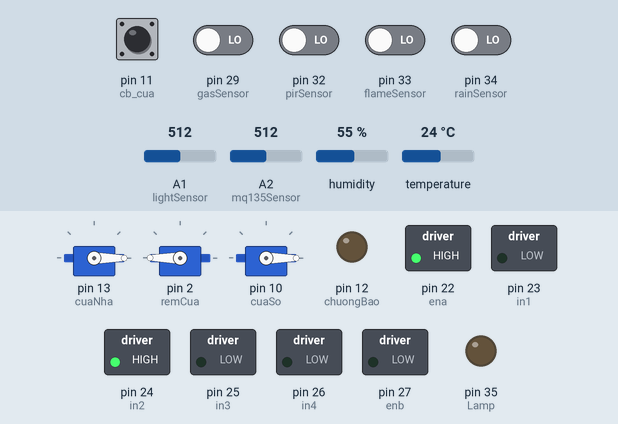
This sketch was run on a simulated Arduino Mega 2560, built with avr-gcc and run on an emulated ATmega2560. Shown: 3 × servo, switched loads named in the sketch (green lamp = pin HIGH), output pins drawn as LEDs (lit = HIGH). Dashed ring = blinking. The inputs (shaded band) are chosen by the test bench; at power-on: pin 11 (cb_cua) HIGH, pin 29 (gasSensor), pin 32 (pirSensor), pin 33 (flameSensor), pin 34 (rainSensor) LOW, A1 (lightSensor) = 512, A2 (mq135Sensor) = 512, humidity 55 %, temperature 24 °C.

Above: at 2.0 s.
2.1 s: pin 29 (gasSensor) driven HIGH
At 4.4 s:
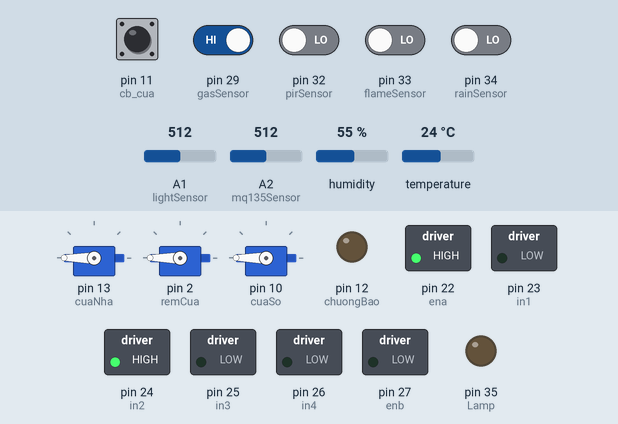
At 7.4 s:
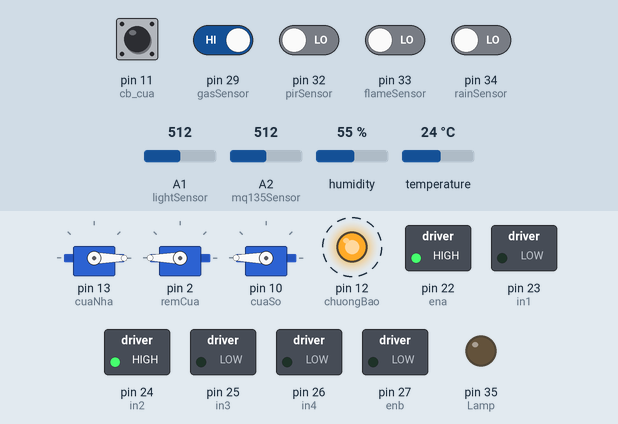
Timing chart, 0 to 14.8 s (numbered marks = the images above; inputs shaded):
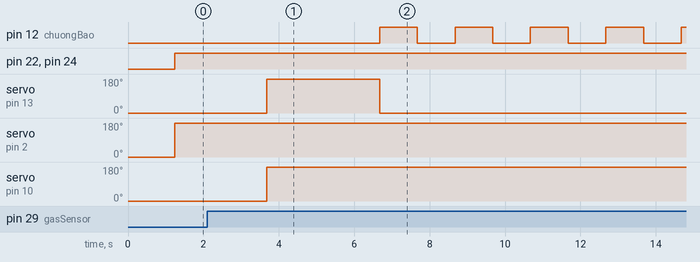

Measured:
- after the input at 2.1 s, pin 12 (chuongBao): alternates HIGH for 1.0 s and LOW for 1.0 s, starting after 4.6 s; servo on pin 13 (cuaNha): 0° → 180° after 1.6 s, → 0° 3.0 s later; servo on pin 10 (cuaSo): 0° → 180° after 1.6 s

The sketch:

case2_dieukhienthietbi.ino
```cpp
#include <Wire.h>
#include <Servo.h>
#include <LiquidCrystal.h>
#include <DHT.h>
#include "RTClib.h"
#define Lamp 35
int uuTien = 0;
RTC_DS1307 rtc;
Servo cuaNha, remCua, cuaSo;
int chuongBao = 12;
//Khai báo các chân của L298
int ena = 22;
int in1 = 23;
int in2 = 24;
int in3 = 25;
int in4 = 26;
int enb = 27;

//Khai báo RainSensor
int rainSensor = 34;

//Khai báo LightSensor
int lightSensor = A1;

//Khai báo DHT11
int DHTPIN = 28;
int DHTTYPE = DHT11;
DHT dht(DHTPIN, DHTTYPE);

//Khai báo FlameSensor
int flameSensor = 33;

//Khai báo GasSenSor
int gasSensor = 29;

//Khai báo PirSensor
int pirSensor = 32;
unsigned long thoiGianKhongCoNguoi = 2000;
unsigned long thoiGianBatDauDoKhongCoNguoi = 0;
bool coNguoi = false;

//Khai báo MQ135 (chất lượng kk)
int mq135Sensor = A2;

//Khai báo cảm biến từ
int cb_cua = 11;
int open;

void setup() {
  //#
  cuaNha.attach(13);
  setLocked(true);
  Serial1.begin(4800);
  remCua.attach(2);
  remCua.write(0);
  cuaSo.attach(10);
  cuaSo.write(0);

  //SETUP: L298
  pinMode(ena, OUTPUT);
  pinMode(in1, OUTPUT);
  pinMode(in2, OUTPUT);
  pinMode(enb, OUTPUT);
  pinMode(in3, OUTPUT);
  pinMode(in4, OUTPUT);

  //SETUP: RainSensor
  pinMode(rainSensor, INPUT);
  digitalWrite(ena, LOW);

  //SETUP: LightSensor
  pinMode(lightSensor, INPUT);

  //SETUP: DHT11
  dht.begin();

  //SETUP: Cảm biến từ
  pinMode(cb_cua, INPUT_PULLUP);

  //SETUP: Cảm biến lửa
  pinMode(flameSensor, INPUT);

  //SETUP: Cảm biến gas
  pinMode(gasSensor, INPUT);

  //SETUP: Cảm biến chất lượng KK
  pinMode(mq135Sensor, INPUT);

  //SETUP: Cảm biến chuyển động
  pinMode(pirSensor, INPUT);

  //SETUP: ĐÈN
  pinMode(Lamp, OUTPUT);
  pinMode(chuongBao, OUTPUT);

}


void loop() {

  open = digitalRead(cb_cua);               // xem cửa đóng:1 hay mở:0
  int rainValue = digitalRead(rainSensor);    //Lấy giá trị mưa
  int lightValue = analogRead(lightSensor);   //Lấy giá trị nắng
  float doAm = dht.readHumidity();            //Lấy giá trị độ ẩm
  float nhietDo = dht.readTemperature();      //Lấy giá trị nhiệt độ
  int flameValue = digitalRead(flameSensor);  //Lấy giá trị lửa
  int gasValue = digitalRead(gasSensor);      //Lấy giá trị khí gas
  int mq135Value = analogRead(mq135Sensor);   //Lấy giá trị không khí
  int pirValue = digitalRead(pirSensor);      //Lấy giá trị chuyển động

  //---------------------------------------------------------------------------------------------------

  //Xuất lên màn hình serial để kiểm tra giá trị
  //Mưa
  Serial1.println("1.Rain Sensor");
  if (rainValue == 1) {
    Serial1.println("   Co mua / Thu gian phoi!");
  } else {
    Serial1.println("   Khong co mua / Keo gian phoi!");
  }
  //Chất lượng kk
  Serial1.println("2.MQ135 Sensor");
  Serial1.print("   Chat luong kk: ");
  Serial1.println(mq135Value);
  //Chuyển động
  Serial1.println("3.Pir Sensor");
  if (pirValue == 1) {
    Serial1.println("   Co chuyen dong!");
  } else {
    Serial1.println("   Khong co chuyen dong!");
  }
  //Gas
  Serial1.println("4.Gas Sensor");
  if (gasValue == 1) {
    Serial1.println("   Khi gas ro ri!");
  } else {
    Serial1.println("   Khong khi gas ro ri!");
  }
  //Flame
  Serial1.println("5.Flame Sensor");
  if (flameValue == 1) {
    Serial1.println("   Phat hien chay!");
  } else {
    Serial1.println("   Khong phat hien chay!");
  }
  //Nắng
  Serial1.println("6.Light Sensor");
  Serial1.print("   Gia tri nang: ");
  Serial1.println(lightValue);
  //Nhiệt độ - độ ẩm
  Serial1.println("7.DHT11");
  Serial1.print("   Gia tri do am: ");
  Serial1.println(doAm);
  Serial1.print("   Gia tri nhiet do: ");
  Serial1.println(nhietDo);
  Serial1.println();
  delay(700);

  //---------------------------------------------------------------------------------------------------

  //CODE: RainSensor:
  digitalWrite(ena, LOW);
  if (rainValue == 0) {  //khong mua
    digitalWrite(ena, HIGH);
    digitalWrite(in1, LOW);
    digitalWrite(in2, HIGH);
  } else if (rainValue == 1) {  //co mua
    digitalWrite(ena, HIGH);
    digitalWrite(in1, HIGH);
    digitalWrite(in2, LOW);
  }

  //---------------------------------------------------------------------------------------------------

  //CODE: DHT11: Nhiệt độ cao -> mở quạt trong nhà !
  if (nhietDo >= 30) {
    digitalWrite(enb, HIGH);
    digitalWrite(in3, HIGH);
    digitalWrite(in4, LOW);
  } else {
    digitalWrite(enb, LOW);
  }

  //---------------------------------------------------------------------------------------------------

  //CODE: LightSensor: Nắng -> kéo rèm
  if (lightValue > 500) {
    remCua.write(180);
  } else {
    remCua.write(0);
  }

  //---------------------------------------------------------------------------------------------------

  //CODE: TRƯỜNG HỢP KHI CỬA SỔ ĐÓNG
  if (open == 0) {  //Cửa đang mở -> xét các trường hợp đóng
    digitalWrite(Lamp, HIGH);
    cuaSo.write(180);
    //Đóng cửa khi trời mưa
    if (rainValue == 1) {
      if(uuTien==0){
        cuaSo.write(0);
      }
    }

    //Đóng cửa khi ô nhiễm không khí
    if (mq135Value > 500) {
      if(uuTien==0){
        cuaSo.write(0);
      }
    }

    //Đóng cửa khi không có ai ở nhà
    if (pirValue == 1) {
      coNguoi = true;
      thoiGianBatDauDoKhongCoNguoi = millis();  // Reset thời gian khi có người ở nhà
    }else{
      coNguoi = false;
    }
    // Kiểm tra nếu không có người ở nhà trong khoảng thời gian thích hợp
    if ( coNguoi == false && (millis() - thoiGianBatDauDoKhongCoNguoi >= thoiGianKhongCoNguoi)) {
      cuaSo.write(0);
      digitalWrite(Lamp, LOW);
    }
  }
  //CODE: KHI CỬA SỔ MỞ
  else if (open == 1) {  //Cửa đang đóng -> xét các trường hợp mở
    cuaSo.write(0);
    setLocked(true);
    //mở cửa khi có khí gas
    if (gasValue == 1) {
      uuTien = 1;
      cuaSo.write(180);
      setLocked(false);
      buzzer_beep();
    } else {
      uuTien = 0;
    }

    //Mở cửa khi phát hiện cháy
    if (flameValue == 1) {
      uuTien = 1;
      cuaSo.write(180);
      setLocked(false);
      buzzer_beep();
    } else {
      uuTien = 0;
    }

    //Mở cửa khi độ ẩm cao
    if (doAm > 70) {
      cuaSo.write(180);
    }
  }

}


void setLocked(bool locked) {
  if (locked) {
    // Cửa cần được khóa
    cuaNha.write(0);
  } else {
    // Cửa cần được mở
    cuaNha.write(180);
    delay(3000);
    cuaNha.write(0);
  }
}

void buzzer_beep() {
  for (int i = 0; i < 10; i++) {
    digitalWrite(chuongBao, HIGH);
    // digitalWrite(ledCanhBao, HIGH);
    delay(1000);
    digitalWrite(chuongBao, LOW);
    // digitalWrite(ledCanhBao, HIGH);
    delay(1000);
  }
}
```
